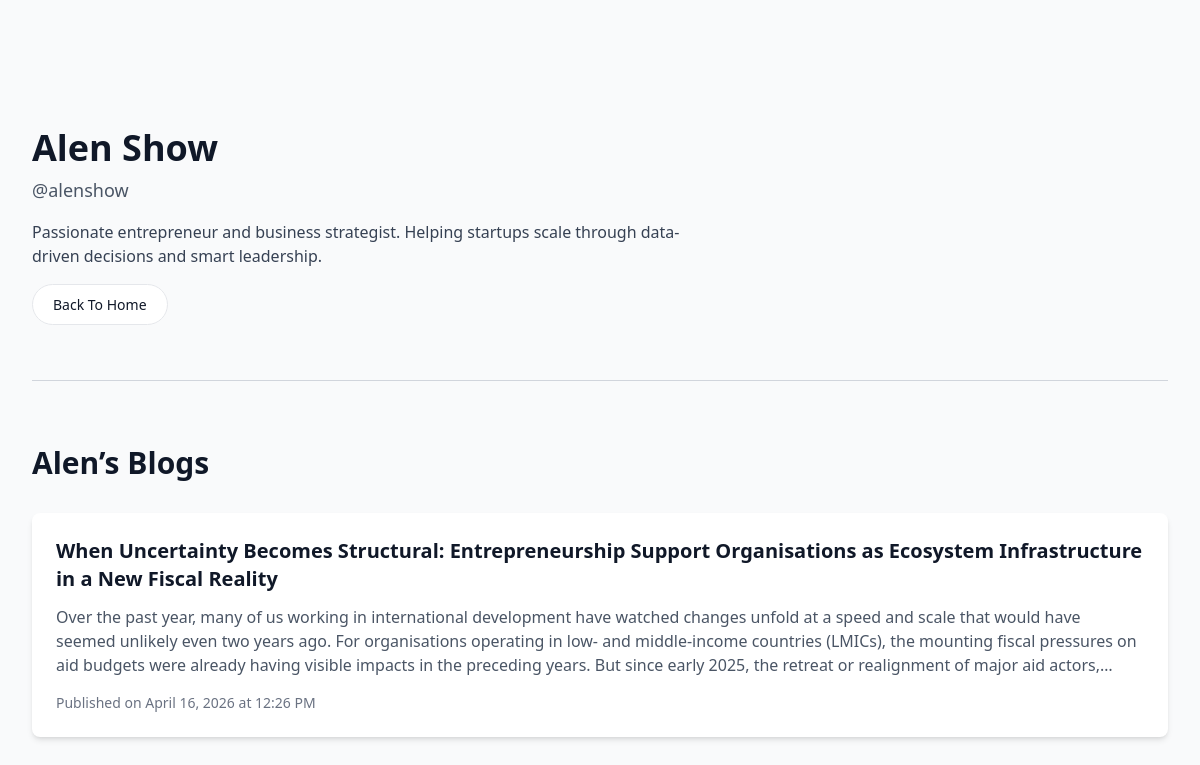
/accounts/u/alenshow/, run on the app's committed database.
### accounts/models.py (models this page shows, shortened)
class User(AbstractBaseUser, PermissionsMixin):
    uuid = models.UUIDField(default=uuid.uuid4, unique=True, editable=False)
    username = models.CharField(max_length=150, unique=True)
    email = models.EmailField(
        blank=True,
        null=True,
        unique=True
    )
    first_name = models.CharField(max_length=100)
    last_name = models.CharField(max_length=100)
    is_active = models.BooleanField(default=True)
    is_staff = models.BooleanField(default=False)
    last_login = models.DateTimeField(blank=True, null=True)
    date_joined = models.DateTimeField(auto_now_add=True)
    objects = UserManager()
    USERNAME_FIELD = 'username'
    REQUIRED_FIELDS = ['first_name', 'last_name']
    @property
    def full_name(self):
        return f"{self.first_name} {self.last_name}".strip()

class Profile(models.Model):
    user = models.OneToOneField(User, on_delete=models.CASCADE)
    bio = models.TextField(default='Passionate entrepreneur and business strategist. Helping startups scale through data-driven decisions and smart leadership.', blank=True)

### myapp/models.py (models this page shows, shortened)
class Article(models.Model):
    article_id = models.AutoField(primary_key=True)
    created_at = models.DateTimeField(auto_now_add=True)
    slug = models.SlugField(unique=True,max_length=220, blank=True)
    title = models.CharField(max_length=200)
    content = models.TextField()
    user = models.ForeignKey(settings.AUTH_USER_MODEL, on_delete=models.CASCADE, related_name='blog')
    likes = models.ManyToManyField(
        settings.AUTH_USER_MODEL,
        related_name='liked_article',
        blank=True
    )

### accounts/views.py (the view)
# urls.py: path('u/<str:username>/', views.user_profile, name='profile'),
@require_GET
def user_profile(request,username):
    user = get_object_or_404(User, username= username)
    articles = Article.objects.filter(user=user)
    flag = articles.exists()
    profile = Profile.objects.get(user=user)
    bio=profile.bio
    return render(request, 'user/profile.html',{'userprofile':user,"articles":articles,'flag':flag,'bio':bio})

### myapp/templates/user/profile.html (shortened to what this page needs)
{% extends "layout.html" %}
{% block content %}
<div class="bg-gray-50 py-24 sm:py-32">
  <div class="mx-auto max-w-7xl px-6 lg:px-8">
    <div class="flex flex-col sm:flex-row items-center sm:items-start justify-between gap-10">
      <div class="text-center sm:text-left grow">
        <h1 class="text-4xl font-bold text-gray-900">{{userprofile.full_name}}</h1>
        <p class="text-lg text-gray-600 mt-2">@{{userprofile.username}}</p>
        <p class="text-gray-700 mt-4 max-w-2xl">
          {{ bio }}
        </p>
        <div class="mt-6">
          <a href="{% url 'home' %}" class="py-2.5 px-5 text-sm font-medium text-gray-900 focus:outline-none bg-white rounded-full border border-gray-200 hover:bg-gray-300 hover:text-gray-700 focus:ring-4 focus:ring-gray-100">Back To Home</a>
        </div>
      </div>
    </div>
    <hr class="my-16 border-gray-300">
    <div>
      {% if flag %}
      <h2 class="text-3xl font-semibold text-gray-900 mb-8">{{userprofile.first_name}}’s Blogs</h2>
      {% else %}
      <h2 class="text-s italic text-gray-500 mb-8">{{userprofile.first_name}} not posted any article yet.</h2>
      {% endif %}
      <div class="flex flex-col gap-6">
        {% for article in articles %}
        <article class="bg-white p-6 rounded-lg shadow-md hover:shadow-lg transition">
          <h3 class="text-xl font-semibold text-gray-900 hover:text-blue-600">
            <a href="{% url "blog" article.slug %}">{{ article.title }}</a>
          </h3>
          <p class="mt-3 text-gray-600 line-clamp-3">{{ article.content }}</p>
          <div class="mt-4 text-sm text-gray-500">
            Published on {{ article.created_at|date:"F j, Y" }} at {{ article.created_at|time:"h:i A" }}
          </div>
        </article>
        {% endfor %}
      </div>
    </div>
  </div>
</div>
{% endblock %}

### data on the page
User: full_name "Alen Show", username "alenshow", first_name "Alen"
Profile: bio "Passionate entrepreneur and business strategist. Helping startups scale through data-driven decisions and smart leadership."
Article: title "When Uncertainty Becomes Structural: Entrepreneurship Support Organisations as Ecosystem Infrastructure in a New Fiscal Reality", content "Over the past year, many of us working in international development have watched changes unfold at a speed and scale that would have seemed unlikely even two years ago. For organisations operating in low- and middle-income countries (LMICs), the mounting fiscal pressures on aid budgets were already having visible impacts in the preceding years. But since early 2025, the retreat or realignment of major aid…", created_at "April 16, 2026", created_at "12:26 PM"
